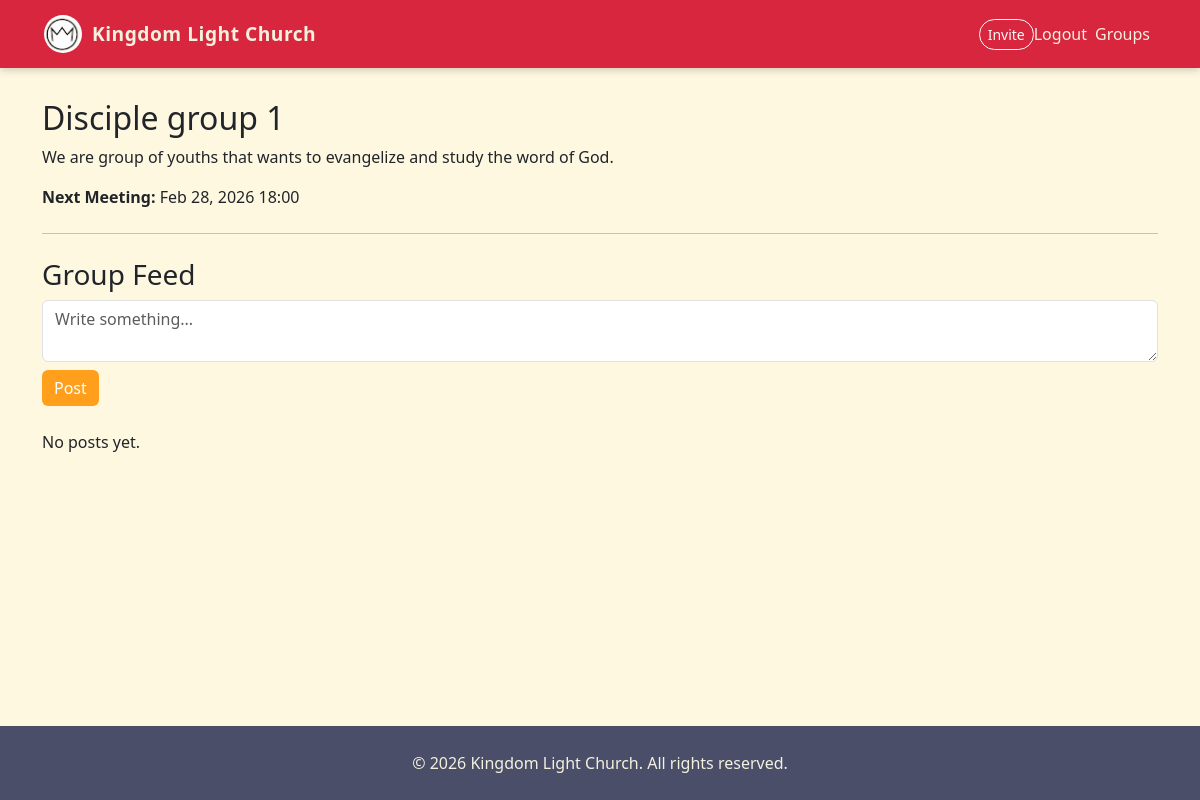
The page /groups/1/ (signed in) on the database as committed earlier.
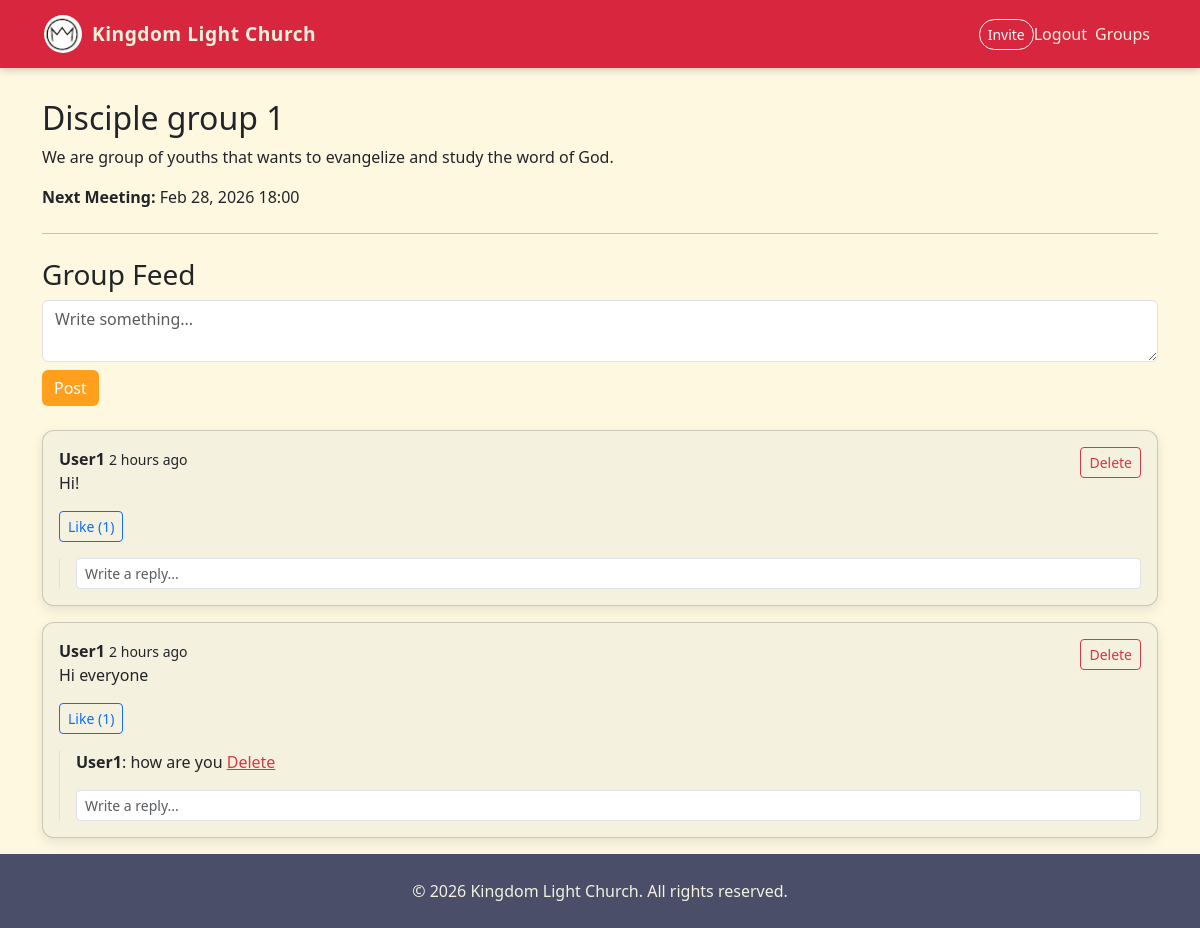
The same page on the database as committed later.
### engagement/models.py (models this page shows, shortened)
class Group(models.Model):
    GROUP_TYPES = [
        ("small", "Small Group"),           # leader invites
        ("ministrial", "Ministrial Group"), # admin appoints
    ]
    name = models.CharField(max_length=200)
    description = models.TextField(blank=True)
    leader = models.ForeignKey(
        User, on_delete=models.SET_NULL, null=True, related_name="led_groups"
    )
    group_type = models.CharField(
        max_length=20, choices=GROUP_TYPES, default="small"
    )
    created_at = models.DateTimeField(auto_now_add=True)
    is_active = models.BooleanField(default=True)
    image = models.ImageField(upload_to="groups/", blank=True, null=True)
    def next_meeting(self):
        return self.meetings.filter(
            start_time__gte=timezone.now()
        ).order_by('start_time').first()

class Meeting(models.Model):
    group = models.ForeignKey(Group, on_delete=models.CASCADE, related_name="meetings")
    title = models.CharField(max_length=255)
    start_time = models.DateTimeField()
    end_time = models.DateTimeField(blank=True, null=True)
    location = models.CharField(max_length=255, blank=True)
    description = models.TextField(blank=True)
    created_at = models.DateTimeField(auto_now_add=True)
    class Meta:
        ordering = ["start_time"]  # helps next_meeting()

class GroupPost(models.Model):
    group = models.ForeignKey('Group', on_delete=models.CASCADE, related_name='posts')
    author = models.ForeignKey(User, on_delete=models.CASCADE, related_name='group_posts')
    content = models.TextField()
    created_at = models.DateTimeField(auto_now_add=True)
    class Meta:
        ordering = ['-created_at']  # newest first

class PostReply(models.Model):
    post = models.ForeignKey(GroupPost, on_delete=models.CASCADE, related_name='replies')
    author = models.ForeignKey(User, on_delete=models.CASCADE)
    content = models.TextField()
    created_at = models.DateTimeField(auto_now_add=True)

### accounts/models.py (models this page shows, shortened)
class User(AbstractUser):
    phone = models.CharField(max_length=20, blank=True)
    ROLE_CHOICES = (
        ("member", "Member"),
        ("leader", "Leader"),
        ("pastor", "Pastor"),
        ("admin", "Admin"),
    )
    role = models.CharField(max_length=10, choices=ROLE_CHOICES, default="member")

### engagement/views.py (the view, shortened to what this page needs)
# urls.py: path("<int:group_id>/", views.group_detail, name="group_detail"),
@login_required
def group_detail(request, group_id):
    group = get_object_or_404(Group, id=group_id)
    is_member = GroupMember.objects.filter(user=request.user, group=group).exists()
    posts = GroupPost.objects.filter(group=group).prefetch_related('replies', 'likes', 'author')
    context = {
        'group': group,
        'is_member': is_member,
        'posts': posts,
    }
    return render(request, 'engagement/group_detail.html', context)

### content/context_processors.py (called while the page is built)
def global_updates(request):
    updates = Update.objects.filter(is_published=True).order_by("-created_at")
    return {"global_updates": updates}

### engagement/context_processors.py (called while the page is built)
def next_meeting(request):
    if not request.user.is_authenticated:
        return {}
    meeting = Meeting.objects.filter(
        group__members__user=request.user,
        group__members__is_active=True,
        start_time__gte=timezone.now()
    ).order_by("start_time").first()
    return {
        "next_group_meeting": meeting
    }

def user_groups(request):
    if request.user.is_authenticated:
        groups = GroupMember.objects.filter(
            user=request.user,
            is_active=True
        ).select_related("group")
        return {"user_groups": [gm.group for gm in groups]}
    return {}

def pending_invitations(request):
    if request.user.is_authenticated:
        invites = GroupInvitation.objects.filter(
            invited_user=request.user,
            accepted=False
        ).select_related("group")
        return {
            "pending_invites": invites,
            "pending_invites_count": invites.count()
        }
    return {}

### engagement/templates/engagement/group_detail.html (shortened to what this page needs)
{% extends "base.html" %}
{% load static humanize %}
{% block content %}
<h2>{{ group.name }}</h2>
<p>{{ group.description }}</p>
{% if group.next_meeting %}
    <p><strong>Next Meeting:</strong> {{ group.next_meeting.start_time|date:"M d, Y H:i" }}</p>
{% endif %}
<hr class="my-4">
{% if is_member %}
<h3>Group Feed</h3>
<form method="post" class="mb-4">
    <textarea name="post_content" class="form-control mb-2" placeholder="Write something..." rows="2"></textarea>
    <button type="submit" class="btn btn-primary">Post</button>
</form>
{% else %}
<p class="text-muted">You must join the group to post or comment.</p>
{% endif %}
{% for post in posts %}
<div class="card mb-3">
    <div class="card-body">
        <strong>{{ post.author.username }}</strong>
        <small>{{ post.created_at|naturaltime }}</small>
        {% if post.author == user %}
            <a href="{% url 'engagement:delete_post' post.id %}" class="btn btn-sm btn-outline-danger float-end">Delete</a>
        {% endif %}
        <p>{{ post.content }}</p>
        <form method="post" action="{% url 'engagement:toggle_like' post.id %}" class="d-inline">
            <button type="submit" class="btn btn-sm btn-outline-primary">
                Like ({{ post.likes.count }})
            </button>
        </form>
        <div class="mt-3 ps-3 border-start">
            {% for reply in post.replies.all %}
                <p>
                    <strong>{{ reply.author.username }}</strong>: {{ reply.content }}
                    {% if reply.author == user %}
                        <a href="{% url 'engagement:delete_reply' reply.id %}" class="text-danger">Delete</a>
                    {% endif %}
                </p>
            {% endfor %}
            {% if is_member %}
            <form method="post">
                <input type="text" name="reply_content" class="form-control form-control-sm" placeholder="Write a reply...">
            </form>
            {% endif %}
        </div>
    </div>
</div>
{% empty %}
<p>No posts yet.</p>
{% endfor %}
{% endblock %}

### templates/base.html (shortened to what this page needs)
{% load static %}
<!DOCTYPE html>
<html lang="en">
<head>
    <link href="https://cdn.jsdelivr.net/npm/bootstrap@5.3.0/dist/css/bootstrap.min.css" rel="stylesheet">
</head>
<body>
    <nav class="navbar navbar-expand-lg fixed-top">
        <div class="container">
            <a class="navbar-brand d-flex align-items-center" href="{% url 'home' %}">
                <img src="{% static 'images/klclogo.png' %}" alt="KLC Logo" height="42" width="42" class="me-2 rounded-circle">
                <span class="fw-bold">Kingdom Light Church</span>
            </a>
            <div class="collapse navbar-collapse" id="navbarNav">
                <ul class="navbar-nav ms-auto">
                    {% if user.is_authenticated %}
                        {% if user.is_authenticated %}
                        {% for group in user_groups %}
                        <li class="nav-item d-flex align-items-center">
                            {% if user == group.leader and group.group_type == "small" %}
                                <a href="{% url 'engagement:invite_members' group.id %}"
                                   class="btn btn-sm btn-outline-light ms-2 rounded-pill">
                                    Invite
                                </a>
                            {% endif %}
                        </li>
                    {% endfor %}
                    {% endif %}
                        <li class="nav-item d-flex align-items-center">
                            <form method="post" action="{% url 'logout' %}" class="d-inline m-0 p-0">
                                <button type="submit"
                                        class="btn btn-link nav-link m-0 p-0"
                                        style="border:none; background:none; color:white;">
                                    Logout
                                </button>
                            </form>
                        </li>
                        <li class="nav-item">
                            <a class="nav-link" href="{% url 'engagement:group_list' %}">
                                Groups
                            </a>
                        </li>
                    {% else %}
                        <li class="nav-item">
                            <a class="nav-link" href="{% url 'login' %}">Login</a>
                        </li>
                    {% endif %}
                </ul>
            </div>
        </div>
    </nav>
    <main class="container mt-4">
        {% block content %}{% endblock %}
    </main>
    <footer class="footer">
        &copy; {% now "Y" %} Kingdom Light Church. All rights reserved.
    </footer>
</body>
</html>

Rows that differ between the two databases and show on the page:
added GroupPost: author.username "User1", created_at "2 hours ago", shows "Delete", content "Hi!", likes.count "1"
added GroupPost: author.username "User1", created_at "2 hours ago", shows "Delete", content "Hi everyone", likes.count "1"
added PostReply: author.username "User1", content "how are you", shows "Delete"
Other text that changed with them:
text no longer shown: "No posts yet."
